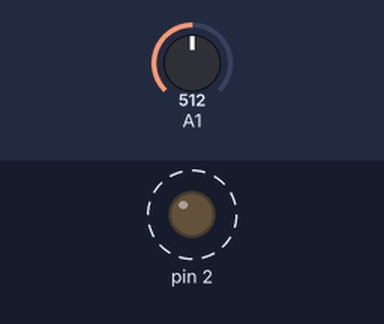
A sketch run on a simulated Arduino Uno, built with avr-gcc and run on an emulated ATmega328P. Shown: output pins drawn as LEDs (lit = HIGH). Dashed ring = blinking. The test bench sets the inputs (shaded band); at power-on: A1 = 512.

Above: at 1.8 s.
1.9 s: A1 set to 0
At 2.6 s:
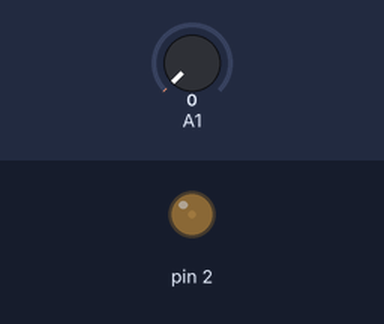
3.6 s: A1 set to 122
At 3.9 s:
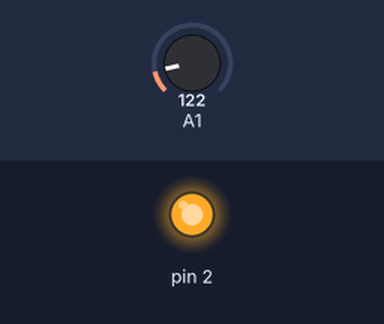
Timing chart, 0 to 13.1 s (numbered marks = the images above; inputs shaded):
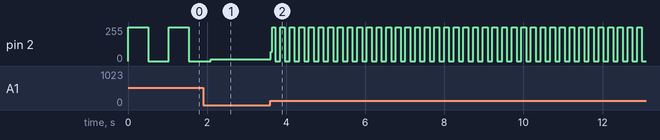

Measured:
- after the input at 3.6 s, pin 2: 15/255 → 68/255 at once, then moves between 0/255 and 255/255, repeating every 0.24 s
- by itself, pin 2: alternates 255/255 for 0.51 s and 0/255 for 0.51 s

The sketch:

Roteiro_04_Pisca_LED.ino
```cpp
/*
OBJETIVO
Criar um sistema que possa ajustar a tempo entre o estado ativo/inativo do led com um
potenciômetro.
*/

void setup() {
pinMode(2,OUTPUT);
}

void loop() {

int pot = analogRead(A1);
digitalWrite(2,HIGH);
delay(pot);
digitalWrite(2,LOW);
delay(pot);
}
```
